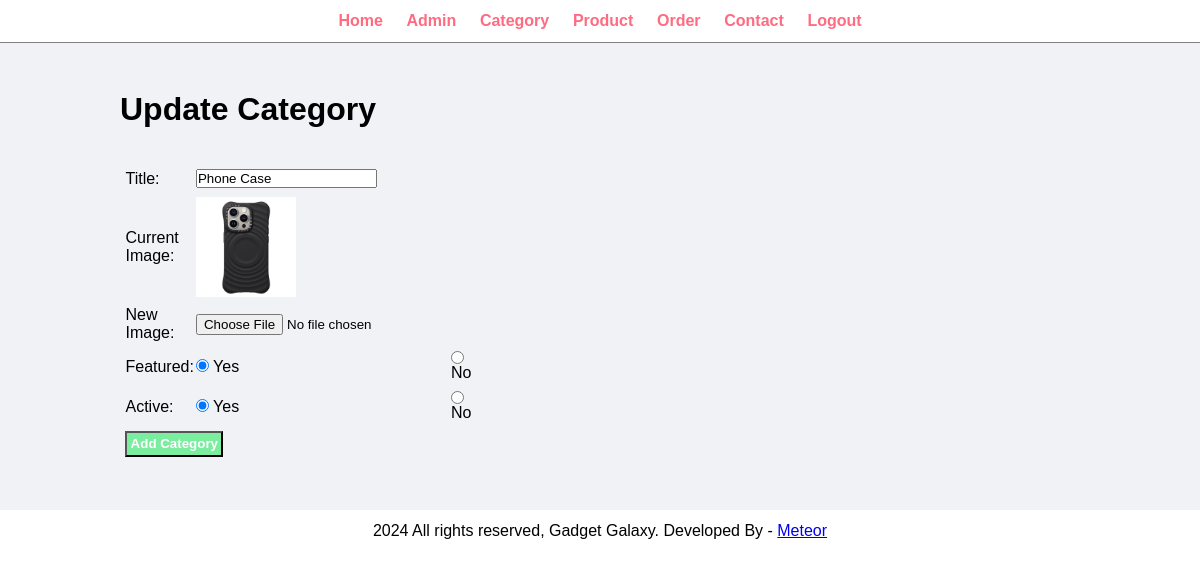
/admin/update-category.php?id=19 (signed in), run on the app's committed database.
### tables this page shows
CREATE TABLE `tbl_category` (
  `id` int(10) UNSIGNED NOT NULL,
  `title` varchar(100) NOT NULL,
  `image_name` varchar(255) NOT NULL,
  `featured` varchar(10) NOT NULL,
  `active` varchar(10) NOT NULL
);

### admin/update-category.php (the view, shortened to what this page needs)
<?php include("partials/menu.php"); ?>
<div class="main-content">
    <div class="wrapper">
        <h1>Update Category</h1>
        <br><br>
        <?php
            if(isset($_GET["id"])){
                $id = $_GET['id'];
                $sql = "SELECT * FROM tbl_category WHERE id=$id";
                $res = mysqli_query($conn, $sql);
                $count = mysqli_num_rows($res);
                if($count == 1){
                    $row = mysqli_fetch_assoc($res);
                    $title = $row['title'];
                    $current_image = $row['image_name'];
                    $featured = $row['featured'];
                    $active = $row['active'];
                }else{
                    $_SESSION['no-category-found'] = "<div class='error'>Category Not Found.</div>";
                    header("location:".SITEURL."admin/manage-category.php");
                }
            }else{
                header("location:".SITEURL."admin/manage-category.php");
            }
        ?>
        <form action="" method="POST" enctype="multipart/form-data">
                <table class="tbl-30">
                <tr>
                    <td>Title: </td>
                    <td><input type="text" name="title" value="<?php echo $title; ?>"></td>
                </tr>
                <tr>
                    <td>Current Image: </td>
                    <td>
                        <?php
                            if($current_image != ""){
                                ?>
                                <img src="<?php echo SITEURL; ?>images/category/<?php echo $current_image; ?>" width="100px">
                                <?php
                            }else{
                                echo "<div class='error'>Image Not Added.</div>";
                            }
                        ?>
                    </td>
                </tr>
                <tr>
                    <td>New Image: </td>
                    <td><input type="file" name="image"></td>
                </tr>
                <tr>
                    <td>Featured: </td>
                    <td><input
                            <?php
                                if($featured=="Yes"){
                                    echo "Checked";
                                }
                            ?>
                            type="radio" name="featured" value="Yes">
                        Yes
                    </td>
                    <td><input
                            <?php
                                if($featured=="No"){
                                    echo "Checked";
                                }
                            ?>
                            type="radio" name="featured" value="No">
                            No
                    </td>
                </tr>
                <tr>
                    <td>Active: </td>
                    <td><input
                            <?php
                                if($active=="Yes"){
                                    echo "Checked";
                                }
                            ?>
                            type="radio" name="active" value="Yes">
                            Yes
                    </td>
                    <td><input
                            <?php
                                if($active=="No"){
                                    echo "Checked";
                                }
                            ?>
                            type="radio" name="active" value="No">
                            No
                        </td>
                </tr>
                <tr>
                    <td colspan="2">
                        <input type="submit" name="submit" value="Add Category" class="btn-secondary">
                    </td>
                </tr>
                </table>
            </form>
    </div>
</div>
<?php include("partials/footer.php"); ?>

### css/admin.css (style rules this page uses)
* { margin: 0; padding: 0; font-family: Arial, Helvetica, sans-serif; }
.wrapper { padding: 1%; width: 80%; margin: 0 auto; }
.tbl-30 { width:30%; }
.btn-secondary { background-color: #7bed9f; padding: 1%; color: white; text-decoration: none; font-weight: bold; }
table tr td { padding: 1%; }
.main-content { background-color: #f1f2f6; padding: 3% 0; }

### data on the page
tbl_category: title "Phone Case", image_name (picture), featured "☑", active "☑"
